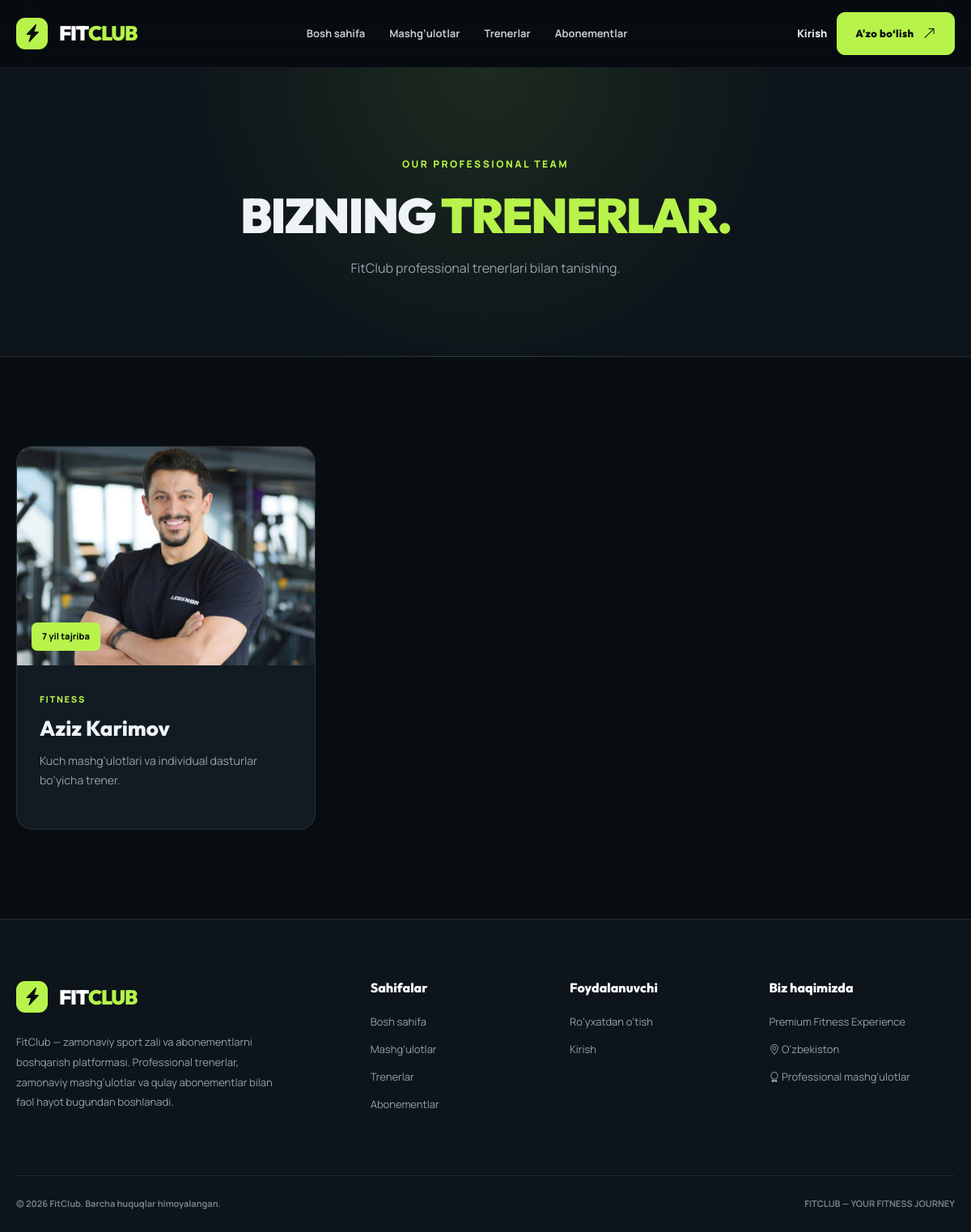
Screenshot of /trainers/ with the database file from the repository.
### core/models.py (models this page shows, shortened)
class Trainer(models.Model):
    SPECIALTIES = [
        ("yoga", "Yoga"),
        ("cardio", "Kardio"),
        ("strength", "Og‘ir atletika"),
        ("fitness", "Fitness"),
        ("personal", "Personal trener"),
    ]
    full_name = models.CharField(max_length=150)
    specialty = models.CharField(
        max_length=30,
        choices=SPECIALTIES
    )
    experience = models.PositiveIntegerField(default=1)
    description = models.TextField()
    image = models.ImageField(
        upload_to="trainers/",
        blank=True,
        null=True
    )
    instagram = models.URLField(blank=True)
    is_active = models.BooleanField(default=True)
    created_at = models.DateTimeField(auto_now_add=True)
    class Meta:
        ordering = ["full_name"]
        verbose_name = "Trener"
        verbose_name_plural = "Trenerlar"

### core/views.py (the view)
# urls.py: path("trainers/", views.trainers, name="trainers"),
def trainers(request):
    trainers_list = Trainer.objects.filter(
        is_active=True
    )
    return render(
        request,
        "core/trainers.html",
        {"trainers": trainers_list}
    )

### templates/core/trainers.html (shortened to what this page needs)
{% extends 'base.html' %}
{% block content %}
<section class="page-hero">
    <div class="container">
        <span class="section-tag">OUR PROFESSIONAL TEAM</span>
        <h1>BIZNING <span>TRENERLAR.</span></h1>
        <p>FitClub professional trenerlari bilan tanishing.</p>
    </div>
</section>
<section class="section">
    <div class="container">
        <div class="cards-grid">
            {% for trainer in trainers %}
            <div class="trainer-card reveal">
                <div class="trainer-photo">
                    {% if trainer.image %}
                        <img src="{{ trainer.image.url }}" alt="{{ trainer.full_name }}">
                    {% else %}
                        <div class="image-placeholder">
                            <i class="bi bi-person-standing"></i>
                        </div>
                    {% endif %}
                    <span class="trainer-experience">
                        {{ trainer.experience }} yil tajriba
                    </span>
                </div>
                <div class="trainer-info">
                    <span class="mini-label">
                        {{ trainer.get_specialty_display }}
                    </span>
                    <h3>{{ trainer.full_name }}</h3>
                    <p>{{ trainer.description }}</p>
                </div>
            </div>
            {% empty %}
            <div class="empty-state">
                <i class="bi bi-people"></i>
                <h3>Trenerlar mavjud emas</h3>
                <p>Admin paneldan yangi trener qo‘shing.</p>
            </div>
            {% endfor %}
        </div>
    </div>
</section>
{% endblock %}

### static/css/style.css (style rules this page uses)
:root { --bg: #080d12; --bg-soft: #0e151b; --bg-card: #121b22; --bg-card-light: #18232b; --accent: #b7f34b; --accent-hover: #d0ff7b; --accent-dark: #86bd27; --white: #ffffff; --text: #eef3f6; --muted: #94a2ad; --border: rgba(255,255,255,.09); --shadow: 0 24px 65px rgba(0,0,0,.22); --radius: 20px; --container: 1220px; --transition: .3s ease; }
* { margin: 0; padding: 0; box-sizing: border-box; }
html { scroll-behavior: smooth; }
body { background: var(--bg); color: var(--text); font-family: "Manrope", sans-serif; font-size: 15px; line-height: 1.7; overflow-x: hidden; }
img { display: block; max-width: 100%; }
.container { width: min(100% - 40px, var(--container)); margin-inline: auto; }
h1, h2, h3, h4, .logo, .btn { font-family: "Outfit", sans-serif; }
h1, h2, h3, h4 { line-height: 1.15; }
h1 span, h2 span { color: var(--accent); }
p { color: var(--muted); }
.section { padding: 110px 0; }
.section-tag { display: inline-flex; align-items: center; gap: 8px; color: var(--accent); font-size: 12px; font-weight: 800; letter-spacing: 2.5px; text-transform: uppercase; }
.mini-label { display: inline-block; color: var(--accent); font-size: 11px; font-weight: 800; letter-spacing: 1.7px; text-transform: uppercase; }
.features-grid, .cards-grid, .pricing-grid { display: grid; grid-template-columns: repeat(3, minmax(0, 1fr)); gap: 25px; }
.image-card, .trainer-card { overflow: hidden; border: 1px solid var(--border); border-radius: var(--radius); background: var(--bg-card); transition: var(--transition); }
.image-card-media, .trainer-photo { position: relative; height: 270px; overflow: hidden; background: #1b292f; }
.image-card-media img, .trainer-photo img { width: 100%; height: 100%; object-fit: cover; transition: transform .6s ease; }
.card-badge, .trainer-experience { position: absolute; left: 18px; bottom: 18px; display: inline-flex; align-items: center; gap: 7px; padding: 8px 13px; border-radius: 7px; background: var(--accent); color: #0b100a; font-size: 11px; font-weight: 900; }
.image-card-content, .trainer-info { padding: 28px; }
.image-card-content h3, .trainer-info h3 { margin: 10px 0 13px; font-size: 26px; font-weight: 800; }
.image-card-content p, .trainer-info p { margin-bottom: 20px; font-size: 14px; }
.page-hero { padding: 105px 0 95px; text-align: center; background: radial-gradient(circle at center top, rgba(183,243,75,.1), transparent 55%), #0c141a; border-bottom: 1px solid var(--border); }
.page-hero h1 { margin: 17px 0; font-size: clamp(42px, 5vw, 70px); font-weight: 900; letter-spacing: -2px; }
.page-hero p { font-size: 16px; }
.reveal { opacity: 1; }
.js-enabled .reveal { opacity: 0; transform: translateY(25px); transition: opacity .7s ease, transform .7s ease; }
.js-enabled .reveal.visible { opacity: 1; transform: translateY(0); }

### rows the page displays
Trainer: image (picture), experience "7", specialty "FITNESS", full_name "Aziz Karimov", description "Kuch mashg‘ulotlari va individual dasturlar bo‘yicha trener."
